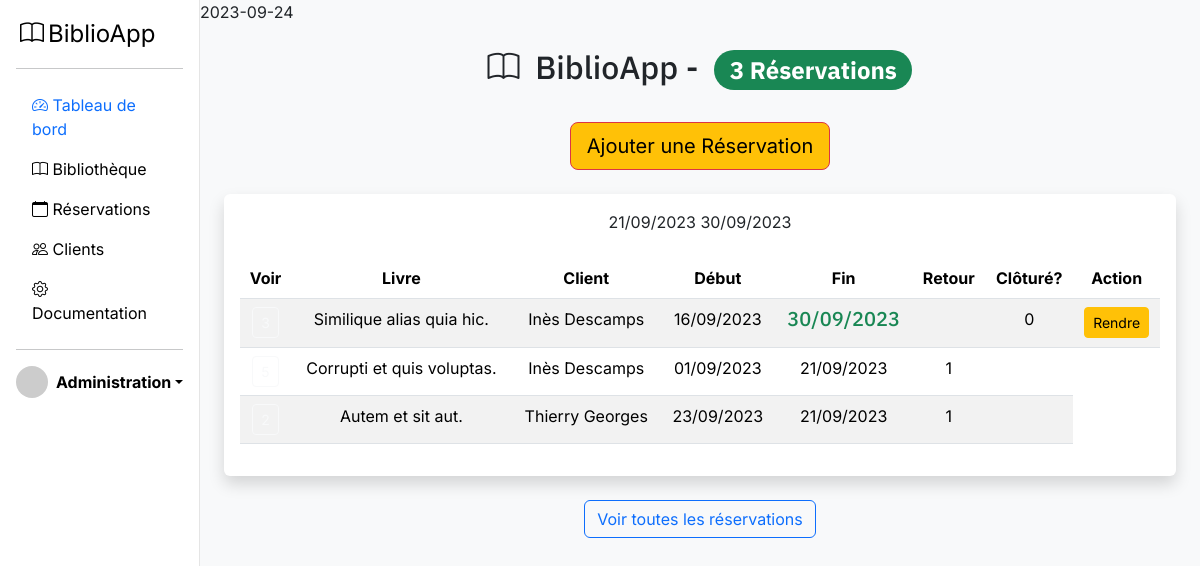
The app's page /reservations.php with its own data.
### tables this page shows
CREATE TABLE IF NOT EXISTS `clients_books_reservations` (
  `id` int NOT NULL AUTO_INCREMENT,
  `book_id` int DEFAULT NULL,
  `client_id` int DEFAULT NULL,
  `date_start` date DEFAULT NULL,
  `date_end` date DEFAULT NULL,
  `date_return` date DEFAULT NULL,
  `isClosed` tinyint(1) DEFAULT NULL,
  `isArchived` tinyint(1) DEFAULT NULL,
  PRIMARY KEY (`id`),
  KEY `book_id` (`book_id`),
  KEY `client_id` (`client_id`)
);

CREATE TABLE IF NOT EXISTS `book` (
  `id` int NOT NULL AUTO_INCREMENT,
  `title` varchar(255) NOT NULL,
  `author` varchar(255) NOT NULL,
  `description` text,
  `cover` varchar(255) DEFAULT NULL,
  `category` varchar(255) NOT NULL,
  `price` int DEFAULT NULL,
  `year` int NOT NULL,
  `editor` varchar(255) DEFAULT NULL,
  `language` varchar(255) DEFAULT NULL,
  `pages` int DEFAULT NULL,
  `format` varchar(255) DEFAULT NULL,
  `isbn` varchar(13) NOT NULL,
  `active` tinyint(1) DEFAULT NULL,
  `slug` varchar(255) NOT NULL,
  PRIMARY KEY (`id`)
);

CREATE TABLE IF NOT EXISTS `clients` (
  `id` int NOT NULL AUTO_INCREMENT,
  `firstname` varchar(255) NOT NULL,
  `lastname` varchar(255) NOT NULL,
  `address` varchar(255) DEFAULT NULL,
  `city` varchar(255) DEFAULT NULL,
  `country` varchar(255) DEFAULT NULL,
  `year` int NOT NULL,
  `deposit` tinyint(1) DEFAULT NULL,
  PRIMARY KEY (`id`)
);

### classes/Reservation.php (called while the page is built, shortened)
<?php
class Reservation {
    public static function getAllReservations(): array
        {
            $sql = "SELECT cbr.*, c.firstname, c.lastname, b.title, b.author  FROM clients_books_reservations AS cbr
                    LEFT JOIN clients AS c ON cbr.client_id = c.id
                    LEFT JOIN book AS b ON cbr.book_id = b.id
                    ORDER BY cbr.isArchived, cbr.isClosed, cbr.date_start ;";
            $db = Connect::connect();
            $query = $db->prepare($sql);
            $query->execute();
            $reservations = $query->fetchAll(
                PDO::FETCH_ASSOC
            );
            return $reservations;
        }
}

### reservations.php (the view, shortened to what this page needs)
<?php
require_once 'classes/Reservation.php';
$totalReservations = count(Reservation::getAllReservations());
require 'templates/header.html.php';
?>
<?= date('Y-m-d',strtotime('+3 days')) ?>
<div class="text-center mt-4">
    <h2><i class="bi bi-book mx-2"></i> BiblioApp -
        <span class="badge rounded-pill text-bg-success mx-2"> <?= $totalReservations; ?> Réservations</span>
    </h2>
    <br>
    <button type="button" class="btn btn-outline-danger btn-lg text-bg-warning" data-bs-toggle="modal" data-bs-target="#addReservation">
        Ajouter une Réservation
    </button>
</div>
<div class="rounded p-3 m-4 gap-4 bg-light shadow switch-row row justify-content-center">
    <?php include 'templates/_partials/_reservations-table.html.php'; ?>
</div>
<p class="text-center mb-4">
    <a href="reservations.php" class="btn btn-outline-primary text-center">Voir toutes les réservations</a>
</p>
<?php
require 'templates/footer.html.php';

### templates/_partials/_reservations-table.html.php
<?php
 require_once 'classes/Reservation.php';
 ?>
<table class="table table-striped">
    <thead>
        <tr>
            <th class="text-center" scope="col">Voir</th>
            <th class="text-center" scope="col">Livre</th>
            <th class="text-center" scope="col">Client</th>
            <th class="text-center" scope="col">Début</th>
            <th class="text-center" scope="col">Fin</th>
            <th class="text-center" scope="col">Retour</th>
            <th class="text-center" scope="col">Clôturé?</th>
            <th class="text-center" scope="col">Action</th>
        </tr>
    </thead>
    <tbody>
<?php
 foreach(Reservation::getAllReservations() as $item)  {
    include '_reservationAll-row.html.php';
}
?>
    </tbody>
</table>

### templates/_partials/_reservationAll-row.html.php
<?php
require_once 'classes/Reservation.php';
 ?>
 <tr>
    <td class="text-center"><a href="/reservation.php?id=<?= $item['id'] ;?>" class="btn btn-sm btn-outline-light"><?= $item['id'] ?></a></td>
    <td class="text-center"><?= $item['title'] ?></td>
    <td class="text-center"><?= $item['firstname'] . " " . $item['lastname'] ?></td>
    <td class="text-center"><?= (DateTime::createFromFormat('Y-m-d', $item['date_start']))->format('d/m/Y'); ?></td>
    <?php if(!$item['isClosed']) : ?>
        <?php if((int)((strtotime($item['date_end']) - time())/86400) > 3) : ?>
            <td class="text-success text-center"><h5>
        <?php elseif((int)((strtotime($item['date_end']) - time())/86400) < 1) : ?>
            <td class="text-danger text-center"><h5>
        <?php else : ?>
            <td class="text-warning text-center"><h5>
        <?php endif ?>
    <?php endif ?>
    <?= (DateTime::createFromFormat('Y-m-d', $item['date_end']))->format('d/m/Y'); ?>
        </h5></td>
    <td class="text-center">
        <?= !empty($item['date_return']) ? (DateTime::createFromFormat('Y-m-d', $item['date_return']))->format('d/m/Y') : "" ; ?>
    </td>
    <td class="text-center"><?= $item['isClosed'] ? 1 : 0 ?></td>
    <td class="text-center"><?php if(!$item['isClosed']) :?>
            <a href="/reservations.php?idResa=<?= $item['id'] ;?>" class="btn btn-sm btn-warning">Rendre</a>
        <?php endif ?>
    </td>
</tr>

### assets/css/style.css (style rules this page uses)
body { background-color: #f8f9fa; font-family: 'Inter', sans-serif; }
h1, h2, h3, h4, h5, h6 { font-family: 'IBM Plex Sans', sans-serif; }
.bg-light { background-color: #fff !important; }

### records on screen
clients_books_reservations: book.title "Similique alias quia hic.", clients.firstname "Inès", clients.lastname "Descamps", date_start "16/09/2023", date_end "30/09/2023", isClosed "0"
clients_books_reservations: book.title "Corrupti et quis voluptas.", clients.firstname "Inès", clients.lastname "Descamps", date_start "01/09/2023", date_return "21/09/2023", isClosed "1"
clients_books_reservations: book.title "Autem et sit aut.", clients.firstname "Thierry", clients.lastname "Georges", date_start "23/09/2023", date_return "21/09/2023", isClosed "1"

### other values on screen
$totalReservations "3"
